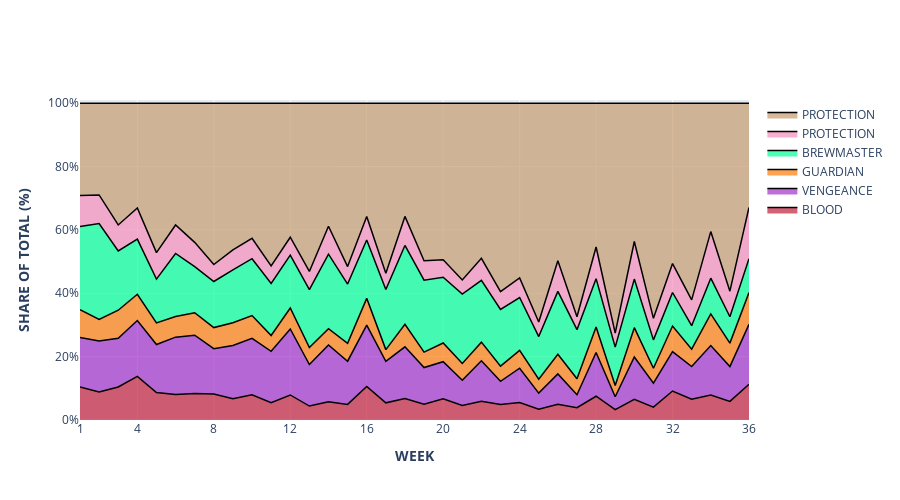

Here is the notebook cell this chart was saved with:
### Code cell
import figure
importlib.reload(figure)

inheritance_check = figure3.StackedAreaChart(period_table, "week", "tank")

fig = inheritance_check.assemble_figure()
fig.show()

### Figure 1 — Plotly figure (JSON) as saved in the notebook; plotly's stock layout.template omitted (floating-point values rounded to 4 significant figures)
{"data": [{"fillcolor": "rgba(196,31,59,0.7)", "groupnorm": "percent", "hoveron": "points", "hovertemplate": "WEEK: %{x}<br> SHARE: %{y:.0f}%", "hovertext": "test", "line": {"color": "black", "width": 1.5}, "mode": "lines", "name": "BLOOD", "stackgroup": "one", "type": "scatter", "x": [1, 2, 3, 4, 5, 6, 7, 8, 9, 10, 11, 12, 13, 14, 15, 16, 17, 18, 19, 20, 21, 22, 23, 24, 25, 26, 27, 28, 29, 30, 31, 32, 33, 34, 35, 36], "y": [10.43, 8.843, 10.43, 13.78, 8.655, 8.037, 8.329, 8.197, 6.681, 7.931, 5.46, 7.903, 4.398, 5.782, 4.931, 10.57, 5.412, 6.746, 5.01, 6.693, 4.614, 5.882, 4.87, 5.529, 3.383, 4.953, 3.876, 7.5, 3.262, 6.527, 4.06, 9.147, 6.56, 7.851, 5.889, 11.25]}, {"fillcolor": "rgba(163,48,201,0.7)", "groupnorm": "percent", "hoveron": "points", "hovertemplate": "WEEK: %{x}<br> SHARE: %{y:.0f}%", "hovertext": "test", "line": {"color": "black", "width": 1.5}, "mode": "lines", "name": "VENGEANCE", "stackgroup": "one", "type": "scatter", "x": [1, 2, 3, 4, 5, 6, 7, 8, 9, 10, 11, 12, 13, 14, 15, 16, 17, 18, 19, 20, 21, 22, 23, 24, 25, 26, 27, 28, 29, 30, 31, 32, 33, 34, 35, 36], "y": [15.6, 16.07, 15.34, 17.61, 15.16, 18.12, 18.42, 14.31, 16.84, 17.86, 16.21, 20.83, 13.09, 17.91, 13.63, 19.36, 13.07, 16.34, 11.55, 11.7, 7.945, 12.83, 7.33, 10.81, 5.1, 9.606, 4.109, 13.81, 4.082, 13.35, 7.564, 12.46, 10.33, 15.64, 10.97, 18.93]}, {"fillcolor": "rgba(255,125,10,0.7)", "groupnorm": "percent", "hoveron": "points", "hovertemplate": "WEEK: %{x}<br> SHARE: %{y:.0f}%", "hovertext": "test", "line": {"color": "black", "width": 1.5}, "mode": "lines", "name": "GUARDIAN", "stackgroup": "one", "type": "scatter", "x": [1, 2, 3, 4, 5, 6, 7, 8, 9, 10, 11, 12, 13, 14, 15, 16, 17, 18, 19, 20, 21, 22, 23, 24, 25, 26, 27, 28, 29, 30, 31, 32, 33, 34, 35, 36], "y": [8.78, 6.861, 8.879, 8.296, 6.824, 6.506, 7.113, 6.664, 7.164, 7.164, 5.011, 6.622, 5.364, 5.132, 5.631, 8.458, 3.73, 7.112, 4.86, 5.894, 5.28, 5.866, 4.787, 5.645, 4.4, 6.199, 5.024, 8.036, 3.557, 9.273, 4.71, 8.042, 5.474, 9.992, 7.41, 10.04]}, {"fillcolor": "rgba(0,255,150,0.7)", "groupnorm": "percent", "hoveron": "points", "hovertemplate": "WEEK: %{x}<br> SHARE: %{y:.0f}%", "hovertext": "test", "line": {"color": "black", "width": 1.5}, "mode": "lines", "name": "BREWMASTER", "stackgroup": "one", "type": "scatter", "x": [1, 2, 3, 4, 5, 6, 7, 8, 9, 10, 11, 12, 13, 14, 15, 16, 17, 18, 19, 20, 21, 22, 23, 24, 25, 26, 27, 28, 29, 30, 31, 32, 33, 34, 35, 36], "y": [26.26, 30.26, 18.69, 17.41, 13.81, 19.9, 14.53, 14.55, 16.66, 17.96, 16.41, 16.67, 18.31, 23.51, 18.72, 18.4, 18.95, 24.9, 22.72, 20.78, 21.92, 19.52, 17.92, 16.67, 13.45, 19.84, 15.5, 15.26, 12.11, 15.32, 8.96, 10.59, 7.405, 11.28, 8.316, 10.69]}, {"fillcolor": "rgba(245,140,186,0.7)", "groupnorm": "percent", "hoveron": "points", "hovertemplate": "WEEK: %{x}<br> SHARE: %{y:.0f}%", "hovertext": "test", "line": {"color": "black", "width": 1.5}, "mode": "lines", "name": "PROTECTION", "stackgroup": "one", "type": "scatter", "x": [1, 2, 3, 4, 5, 6, 7, 8, 9, 10, 11, 12, 13, 14, 15, 16, 17, 18, 19, 20, 21, 22, 23, 24, 25, 26, 27, 28, 29, 30, 31, 32, 33, 34, 35, 36], "y": [9.777, 8.993, 8.213, 9.812, 8.356, 9.002, 7.679, 5.332, 6.331, 6.448, 5.51, 5.657, 5.714, 8.799, 5.514, 7.409, 5.129, 9.161, 6.109, 5.528, 4.464, 6.913, 5.618, 6.178, 4.583, 9.673, 4.076, 10, 4.393, 11.87, 6.787, 9.132, 8.144, 14.7, 8.073, 16.19]}, {"fillcolor": "rgba(199,156,110,0.7)", "groupnorm": "percent", "hoveron": "points", "hovertemplate": "WEEK: %{x}<br> SHARE: %{y:.0f}%", "hovertext": "test", "line": {"color": "black", "width": 1.5}, "mode": "lines", "name": "PROTECTION", "stackgroup": "one", "type": "scatter", "x": [1, 2, 3, 4, 5, 6, 7, 8, 9, 10, 11, 12, 13, 14, 15, 16, 17, 18, 19, 20, 21, 22, 23, 24, 25, 26, 27, 28, 29, 30, 31, 32, 33, 34, 35, 36], "y": [29.17, 28.98, 38.45, 33.1, 47.19, 38.44, 43.93, 50.95, 46.32, 42.64, 51.39, 42.31, 53.12, 38.86, 51.57, 35.8, 53.71, 35.74, 49.75, 49.4, 55.78, 48.99, 59.47, 55.17, 69.08, 49.73, 67.41, 45.39, 72.59, 43.65, 67.92, 50.63, 62.09, 40.53, 59.34, 32.89]}], "layout": {"barmode": "stack", "height": 500, "width": 900, "xaxis": {"range": [1, 36], "ticktext": ["1", "4", "8", "12", "16", "20", "24", "28", "32", "36"], "tickvals": [1, 4, 8, 12, 16, 20, 24, 28, 32, 36], "title": {"text": "<b>WEEK</b>"}}, "yaxis": {"range": [0, 101], "ticktext": ["0%", "20%", "40%", "60%", "80%", "100%"], "tickvals": [0, 20, 40, 60, 80, 100], "title": {"text": "<b>SHARE OF TOTAL (%)</b>"}}}}
